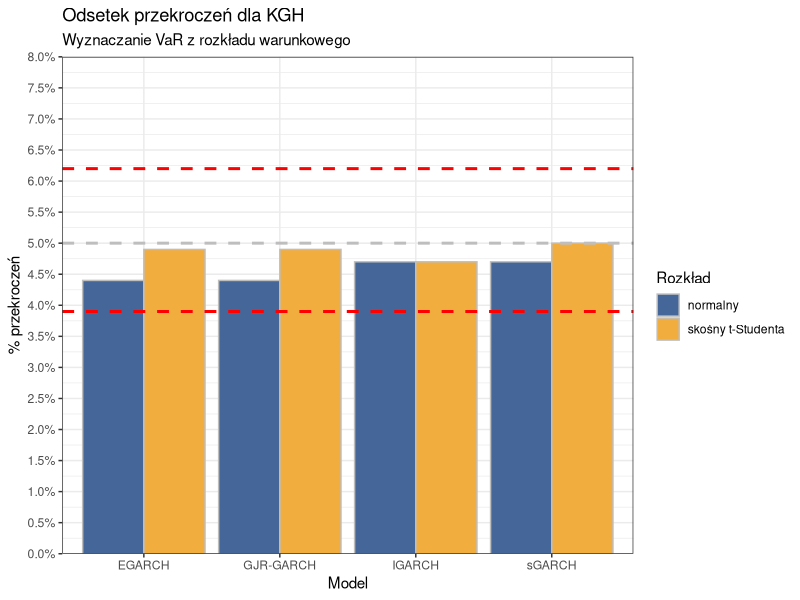
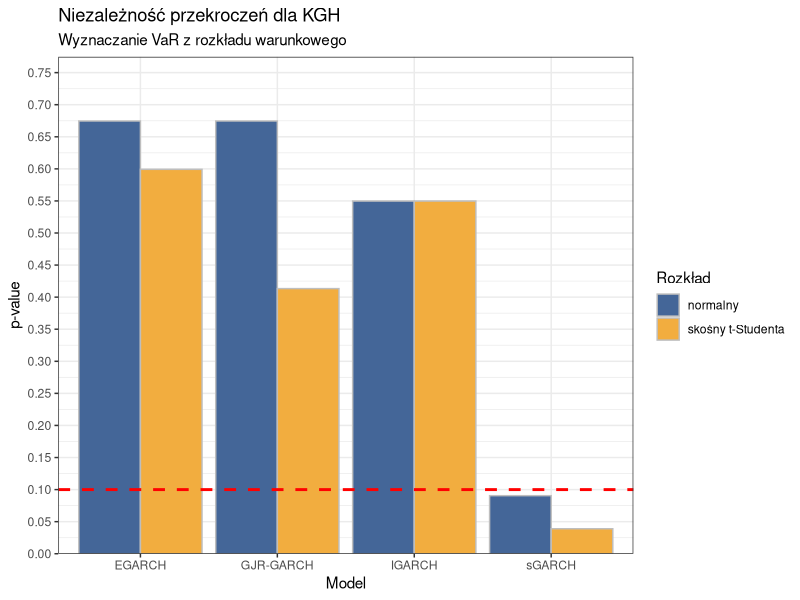
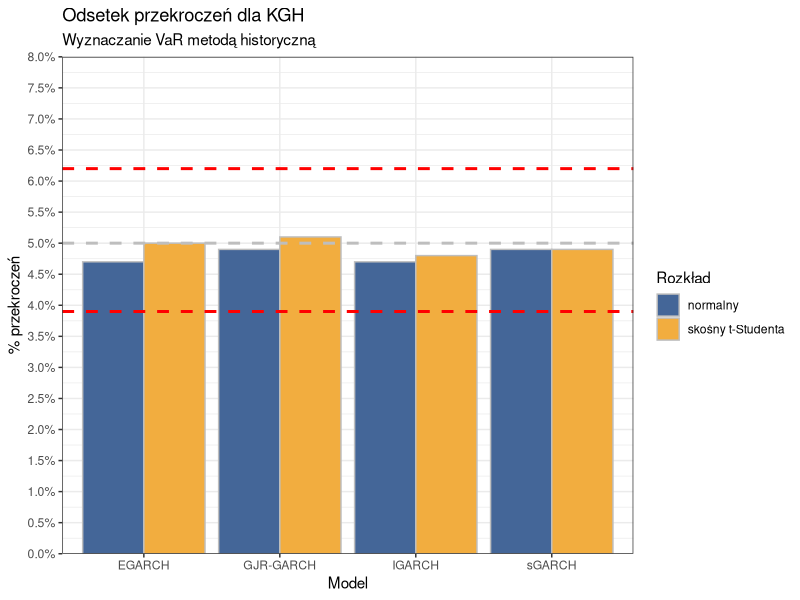
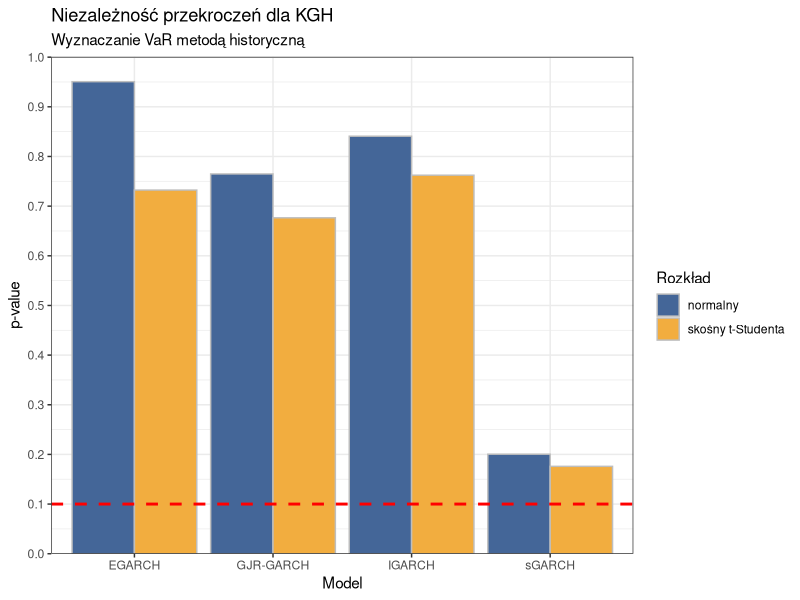
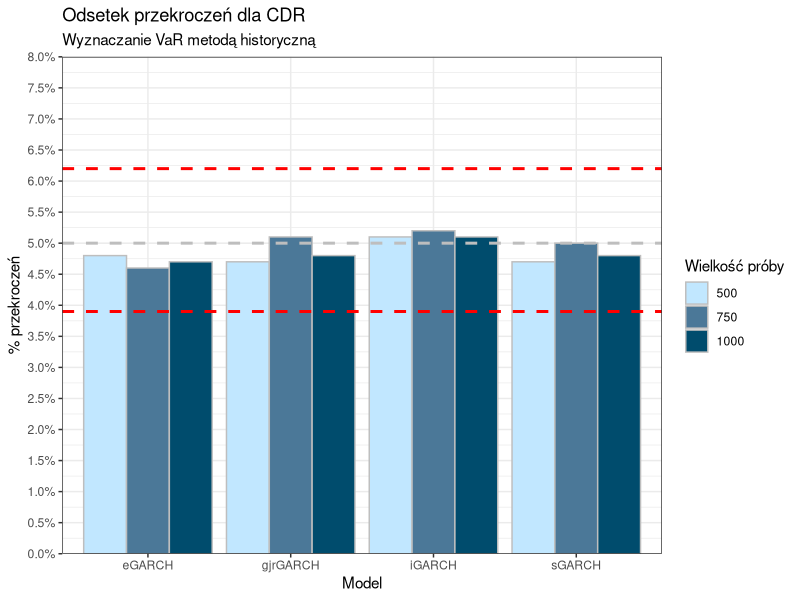
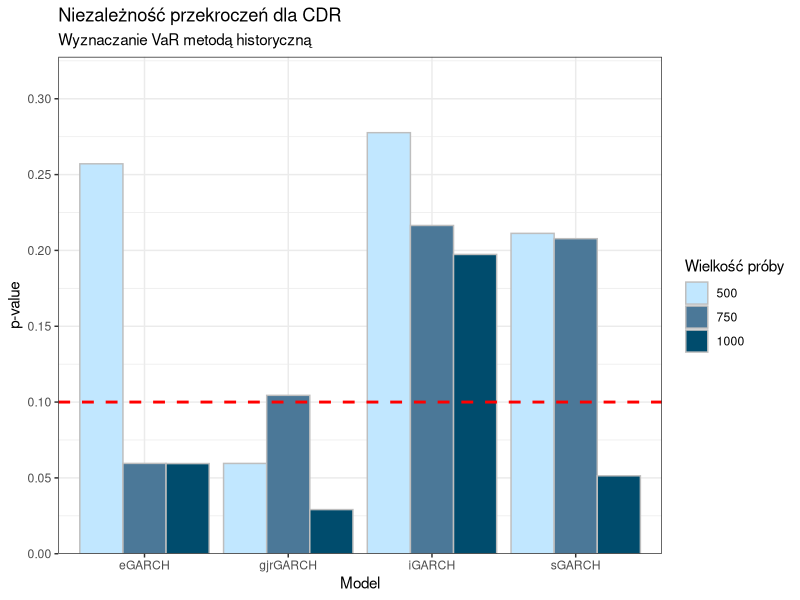
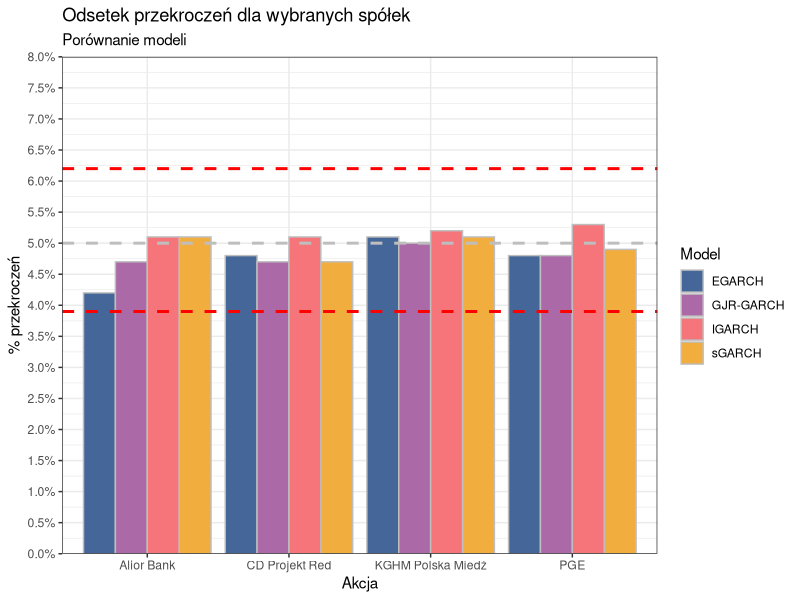
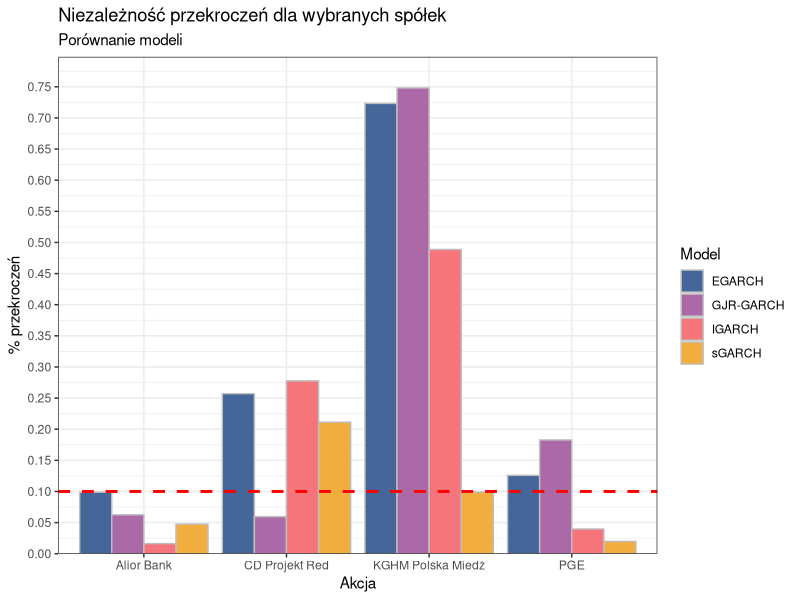

These figures' R source, in order:
## ---- chunk 1
knitr::opts_chunk$set(echo = TRUE)
knitr::opts_chunk$set(warning = FALSE)
library(tidyverse)
## ---- chunk 2
data <- read.csv('results/kgh.csv')
## ---- chunk 3
data %>%
  filter(sample == 1000) %>%
  ggplot() +
  geom_col(aes(x = model, y = prop_fails_cond, fill = dist),
           color = 'gray',
           position = 'dodge') +
  ggtitle(label = 'Odsetek przekroczeń dla KGH', 
          subtitle = 'Wyznaczanie VaR z rozkładu warunkowego') +
  geom_hline(aes(yintercept = 0.05),
             linetype = 'dashed',
             linewidth = 1,
             color = 'gray') +
  geom_hline(aes(yintercept = 0.062),
             linetype = 'dashed',
             linewidth = 1,
             color = 'red') +
  geom_hline(aes(yintercept = 0.039),
             linetype = 'dashed',
             linewidth = 1,
             color = 'red') +
  xlab('Model') +
  ylab('% przekroczeń') +
  scale_x_discrete(labels = c('EGARCH', 'GJR-GARCH', 'IGARCH', 'sGARCH')) +
  scale_y_continuous(expand = c(0, 0), limits = c(0, 0.08),
                     breaks = seq(0, 0.1, 0.005),
                     labels = scales::percent) +
  guides(fill = guide_legend('Rozkład')) +
  scale_fill_manual(values = c('#446698', '#F2AD3F'),
                    labels = c('normalny', 'skośny t-Studenta')) +
  theme_bw()
## ---- chunk 4
data %>%
  filter(sample == 1000) %>%
  ggplot() +
  geom_col(aes(x = model, y = tbfi_cond, fill = dist),
           color = 'gray',
           position = 'dodge') +
  ggtitle(label = 'Niezależność przekroczeń dla KGH', 
          subtitle = 'Wyznaczanie VaR z rozkładu warunkowego') +
  geom_hline(aes(yintercept = 0.1),
             linetype = 'dashed',
             linewidth = 1,
             color = 'red') +
  xlab('Model') +
  ylab('p-value') +
  scale_x_discrete(labels = c('EGARCH', 'GJR-GARCH', 'IGARCH', 'sGARCH')) +
  scale_y_continuous(expand = expansion(mult = c(0, 0), 
                                        add = c(0, 0.1)),
                     breaks = seq(0, 1, 0.05)) +
  guides(fill = guide_legend('Rozkład')) +
  scale_fill_manual(values = c('#446698', '#F2AD3F'),
                    labels = c('normalny', 'skośny t-Studenta')) +
  theme_bw()
## ---- chunk 5
data %>%
  filter(sample == 1000) %>%
  ggplot() +
  geom_col(aes(x = model, y = prop_fails_hist, fill = dist),
           color = 'gray',
           position = 'dodge') +
  ggtitle(label = 'Odsetek przekroczeń dla KGH', 
          subtitle = 'Wyznaczanie VaR metodą historyczną') +
  geom_hline(aes(yintercept = 0.05),
             linetype = 'dashed',
             linewidth = 1,
             color = 'gray') +
  geom_hline(aes(yintercept = 0.062),
             linetype = 'dashed',
             linewidth = 1,
             color = 'red') +
  geom_hline(aes(yintercept = 0.039),
             linetype = 'dashed',
             linewidth = 1,
             color = 'red') +
  xlab('Model') +
  ylab('% przekroczeń') +
  scale_x_discrete(labels = c('EGARCH', 'GJR-GARCH', 'IGARCH', 'sGARCH')) +
  scale_y_continuous(expand = c(0, 0), limits = c(0, 0.08),
                     breaks = seq(0, 0.1, 0.005),
                     labels = scales::percent) +
  guides(fill = guide_legend('Rozkład')) +
  scale_fill_manual(values = c('#446698', '#F2AD3F'),
                    labels = c('normalny', 'skośny t-Studenta')) +
  theme_bw()
## ---- chunk 6
data %>%
  filter(sample == 1000) %>%
  ggplot() +
  geom_col(aes(x = model, y = tbfi_hist, fill = dist),
           color = 'gray',
           position = 'dodge') +
  ggtitle(label = 'Niezależność przekroczeń dla KGH', 
          subtitle = 'Wyznaczanie VaR metodą historyczną') +
  geom_hline(aes(yintercept = 0.1),
             linetype = 'dashed',
             linewidth = 1,
             color = 'red') +
  xlab('Model') +
  ylab('p-value') +
  scale_x_discrete(labels = c('EGARCH', 'GJR-GARCH', 'IGARCH', 'sGARCH')) +
  scale_y_continuous(expand = expansion(mult = c(0, 0), 
                                        add = c(0, 0.05)),
                     breaks = seq(0, 1, 0.1)) +
  guides(fill = guide_legend('Rozkład')) +
  scale_fill_manual(values = c('#446698', '#F2AD3F'),
                    labels = c('normalny', 'skośny t-Studenta')) +
  theme_bw()
## ---- chunk 7
data <- read.csv('results/cdr.csv') 
## ---- chunk 8
data %>%
  filter(dist == 'sstd') %>%
  ggplot() +
  geom_col(aes(x = model, y = prop_fails_hist, fill = as.factor(sample)),
           color = 'gray',
           position = 'dodge') +
  ggtitle(label = 'Odsetek przekroczeń dla CDR', 
          subtitle = 'Wyznaczanie VaR metodą historyczną') +
  geom_hline(aes(yintercept = 0.05),
             linetype = 'dashed',
             linewidth = 1,
             color = 'gray') +
  geom_hline(aes(yintercept = 0.062),
             linetype = 'dashed',
             linewidth = 1,
             color = 'red') +
  geom_hline(aes(yintercept = 0.039),
             linetype = 'dashed',
             linewidth = 1,
             color = 'red') +
  xlab('Model') +
  ylab('% przekroczeń') +
  scale_y_continuous(expand = c(0, 0), limits = c(0, 0.08),
                     breaks = seq(0, 0.1, 0.005),
                     labels = scales::percent) +
  guides(fill = guide_legend('Wielkość próby')) +
  scale_fill_manual(values = c('#c1e7ff', '#4b7898', '#004c6d')) +
  theme_bw()
## ---- chunk 9
data %>%
  filter(dist == 'sstd') %>%
  ggplot() +
  geom_col(aes(x = model, y = tbfi_hist, fill = as.factor(sample)),
           color = 'gray',
           position = 'dodge') +
  ggtitle(label = 'Niezależność przekroczeń dla CDR', 
          subtitle = 'Wyznaczanie VaR metodą historyczną') +
  geom_hline(aes(yintercept = 0.1),
             linetype = 'dashed',
             linewidth = 1,
             color = 'red') +
  xlab('Model') +
  ylab('p-value') +
  scale_y_continuous(expand = expansion(mult = c(0, 0), 
                                        add = c(0, 0.05)),
                     breaks = seq(0, 1, 0.05)) +
  guides(fill = guide_legend('Wielkość próby')) +
  scale_fill_manual(values = c('#c1e7ff', '#4b7898', '#004c6d')) +
  theme_bw()
## ---- chunk 10
data1 <- read.csv('results/cdr.csv')
data1['stock'] <- 'CD Projekt Red'
data2 <- read.csv('results/pge.csv')
data2['stock'] <- 'PGE'
data3 <- read.csv('results/kgh.csv')
data3['stock'] <- 'KGHM Polska Miedź'
data4 <- read.csv('results/alr.csv')
data4['stock'] <- 'Alior Bank'

data <- rbind(data1, data2, data3, data4)
## ---- chunk 11
data %>%
  filter(sample == 500, dist == 'sstd') %>%
  ggplot() +
  geom_col(aes(x = stock, y = prop_fails_hist, fill = model),
           color = 'gray',
           position = 'dodge') +
  ggtitle(label = 'Odsetek przekroczeń dla wybranych spółek', 
          subtitle = 'Porównanie modeli') +
  geom_hline(aes(yintercept = 0.05),
             linetype = 'dashed',
             linewidth = 1,
             color = 'gray') +
  geom_hline(aes(yintercept = 0.062),
             linetype = 'dashed',
             linewidth = 1,
             color = 'red') +
  geom_hline(aes(yintercept = 0.039),
             linetype = 'dashed',
             linewidth = 1,
             color = 'red') +
  xlab('Akcja') +
  ylab('% przekroczeń') +
  scale_y_continuous(expand = c(0, 0), limits = c(0, 0.08),
                     breaks = seq(0, 0.1, 0.005),
                     labels = scales::percent) +
  guides(fill = guide_legend('Model')) +
  scale_fill_manual(values = c('#446698', '#ac69a7', '#f5757a', '#F2AD3F'),
                    labels = c('EGARCH', 'GJR-GARCH', 'IGARCH', 'sGARCH')) +
  theme_bw()
## ---- chunk 12
data %>%
  filter(sample == 500, dist == 'sstd') %>%
  ggplot() +
  geom_col(aes(x = stock, y = tbfi_hist, fill = model),
           color = 'gray',
           position = 'dodge') +
  ggtitle(label = 'Niezależność przekroczeń dla wybranych spółek', 
          subtitle = 'Porównanie modeli') +
  geom_hline(aes(yintercept = 0.1),
             linetype = 'dashed',
             linewidth = 1,
             color = 'red') +
  xlab('Akcja') +
  ylab('% przekroczeń') +
  scale_y_continuous(expand = expansion(mult = c(0, 0), 
                                        add = c(0, 0.05)),
                     breaks = seq(0, 1, 0.05)) +
  guides(fill = guide_legend('Model')) +
  scale_fill_manual(values = c('#446698', '#ac69a7', '#f5757a', '#F2AD3F'),
                    labels = c('EGARCH', 'GJR-GARCH', 'IGARCH', 'sGARCH')) +
  theme_bw()
